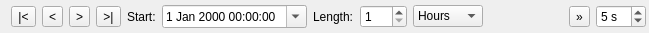
<ui version="4.0" >
 <class>DSGraphToolBar</class>
 <widget class="QWidget" name="DSGraphToolBar" >
  <property name="geometry" >
   <rect>
    <x>0</x>
    <y>0</y>
    <width>649</width>
    <height>33</height>
   </rect>
  </property>
  <property name="windowTitle" >
   <string>Form</string>
  </property>
  <layout class="QHBoxLayout" >
   <property name="topMargin" >
    <number>3</number>
   </property>
   <property name="rightMargin" >
    <number>3</number>
   </property>
   <property name="bottomMargin" >
    <number>3</number>
   </property>
   <item>
    <widget class="QToolButton" name="GoStartButton" >
     <property name="toolTip" >
      <string>&lt;html>&lt;head>&lt;meta name="qrichtext" content="1" />&lt;style type="text/css">
p, li { white-space: pre-wrap; }
&lt;/style>&lt;/head>&lt;body style=" font-family:'Verdana'; font-size:12pt; font-weight:400; font-style:normal;">
&lt;p style=" margin-top:0px; margin-bottom:0px; margin-left:0px; margin-right:0px; -qt-block-indent:0; text-indent:0px;">Got to start of the time interval&lt;/p>&lt;/body>&lt;/html></string>
     </property>
     <property name="text" >
      <string>|&lt;</string>
     </property>
    </widget>
   </item>
   <item>
    <widget class="QToolButton" name="GoBackButton" >
     <property name="toolTip" >
      <string>&lt;html>&lt;head>&lt;meta name="qrichtext" content="1" />&lt;style type="text/css">
p, li { white-space: pre-wrap; }
&lt;/style>&lt;/head>&lt;body style=" font-family:'Verdana'; font-size:12pt; font-weight:400; font-style:normal;">
&lt;p style=" margin-top:0px; margin-bottom:0px; margin-left:0px; margin-right:0px; -qt-block-indent:0; text-indent:0px;">Go back one step&lt;/p>&lt;/body>&lt;/html></string>
     </property>
     <property name="text" >
      <string>&lt;</string>
     </property>
    </widget>
   </item>
   <item>
    <widget class="QToolButton" name="GoForwardButton" >
     <property name="toolTip" >
      <string>&lt;html>&lt;head>&lt;meta name="qrichtext" content="1" />&lt;style type="text/css">
p, li { white-space: pre-wrap; }
&lt;/style>&lt;/head>&lt;body style=" font-family:'Verdana'; font-size:12pt; font-weight:400; font-style:normal;">
&lt;p style=" margin-top:0px; margin-bottom:0px; margin-left:0px; margin-right:0px; -qt-block-indent:0; text-indent:0px;">Go forward one step&lt;/p>&lt;/body>&lt;/html></string>
     </property>
     <property name="text" >
      <string>></string>
     </property>
    </widget>
   </item>
   <item>
    <widget class="QToolButton" name="GoEndButton" >
     <property name="toolTip" >
      <string>&lt;html>&lt;head>&lt;meta name="qrichtext" content="1" />&lt;style type="text/css">
p, li { white-space: pre-wrap; }
&lt;/style>&lt;/head>&lt;body style=" font-family:'Verdana'; font-size:12pt; font-weight:400; font-style:normal;">
&lt;p style=" margin-top:0px; margin-bottom:0px; margin-left:0px; margin-right:0px; -qt-block-indent:0; text-indent:0px;">Got to the end of the time interval&lt;/p>&lt;/body>&lt;/html></string>
     </property>
     <property name="text" >
      <string>>|</string>
     </property>
    </widget>
   </item>
   <item>
    <widget class="QLabel" name="StartLabel" >
     <property name="text" >
      <string>Start:</string>
     </property>
    </widget>
   </item>
   <item>
    <widget class="QDateTimeEdit" name="StartInput" >
     <property name="toolTip" >
      <string>&lt;html>&lt;head>&lt;meta name="qrichtext" content="1" />&lt;style type="text/css">
p, li { white-space: pre-wrap; }
&lt;/style>&lt;/head>&lt;body style=" font-family:'Verdana'; font-size:12pt; font-weight:400; font-style:normal;">
&lt;p style=" margin-top:0px; margin-bottom:0px; margin-left:0px; margin-right:0px; -qt-block-indent:0; text-indent:0px;">Select start date and time&lt;/p>&lt;/body>&lt;/html></string>
     </property>
     <property name="calendarPopup" >
      <bool>true</bool>
     </property>
    </widget>
   </item>
   <item>
    <widget class="QLabel" name="LengthLabel" >
     <property name="text" >
      <string>Length:</string>
     </property>
    </widget>
   </item>
   <item>
    <widget class="QSpinBox" name="LengthInput" >
     <property name="toolTip" >
      <string>&lt;html>&lt;head>&lt;meta name="qrichtext" content="1" />&lt;style type="text/css">
p, li { white-space: pre-wrap; }
&lt;/style>&lt;/head>&lt;body style=" font-family:'Verdana'; font-size:12pt; font-weight:400; font-style:normal;">
&lt;p style=" margin-top:0px; margin-bottom:0px; margin-left:0px; margin-right:0px; -qt-block-indent:0; text-indent:0px;">Select length of one step (visible time range)&lt;/p>&lt;/body>&lt;/html></string>
     </property>
     <property name="minimum" >
      <number>1</number>
     </property>
     <property name="maximum" >
      <number>365</number>
     </property>
    </widget>
   </item>
   <item>
    <widget class="QComboBox" name="LengthUnitInput" >
     <property name="toolTip" >
      <string>&lt;html>&lt;head>&lt;meta name="qrichtext" content="1" />&lt;style type="text/css">
p, li { white-space: pre-wrap; }
&lt;/style>&lt;/head>&lt;body style=" font-family:'Verdana'; font-size:12pt; font-weight:400; font-style:normal;">
&lt;p style=" margin-top:0px; margin-bottom:0px; margin-left:0px; margin-right:0px; -qt-block-indent:0; text-indent:0px;">Select unit of step length&lt;/p>&lt;/body>&lt;/html></string>
     </property>
     <item>
      <property name="text" >
       <string>Hours</string>
      </property>
     </item>
     <item>
      <property name="text" >
       <string>Days</string>
      </property>
     </item>
     <item>
      <property name="text" >
       <string>Weeks</string>
      </property>
     </item>
     <item>
      <property name="text" >
       <string>Months</string>
      </property>
     </item>
     <item>
      <property name="text" >
       <string>Years</string>
      </property>
     </item>
    </widget>
   </item>
   <item>
    <spacer>
     <property name="orientation" >
      <enum>Qt::Horizontal</enum>
     </property>
     <property name="sizeHint" >
      <size>
       <width>40</width>
       <height>20</height>
      </size>
     </property>
    </spacer>
   </item>
   <item>
    <widget class="QToolButton" name="AnimationButton" >
     <property name="toolTip" >
      <string>&lt;html>&lt;head>&lt;meta name="qrichtext" content="1" />&lt;style type="text/css">
p, li { white-space: pre-wrap; }
&lt;/style>&lt;/head>&lt;body style=" font-family:'Verdana'; font-size:12pt; font-weight:400; font-style:normal;">
&lt;p style=" margin-top:0px; margin-bottom:0px; margin-left:0px; margin-right:0px; -qt-block-indent:0; text-indent:0px;">Start animation&lt;/p>&lt;/body>&lt;/html></string>
     </property>
     <property name="text" >
      <string>»</string>
     </property>
     <property name="checkable" >
      <bool>true</bool>
     </property>
    </widget>
   </item>
   <item>
    <widget class="QSpinBox" name="AnimationDelayInput" >
     <property name="toolTip" >
      <string>&lt;html>&lt;head>&lt;meta name="qrichtext" content="1" />&lt;style type="text/css">
p, li { white-space: pre-wrap; }
&lt;/style>&lt;/head>&lt;body style=" font-family:'Verdana'; font-size:12pt; font-weight:400; font-style:normal;">
&lt;p style=" margin-top:0px; margin-bottom:0px; margin-left:0px; margin-right:0px; -qt-block-indent:0; text-indent:0px;">Animation delay between steps&lt;/p>&lt;/body>&lt;/html></string>
     </property>
     <property name="suffix" >
      <string> s</string>
     </property>
     <property name="minimum" >
      <number>1</number>
     </property>
     <property name="maximum" >
      <number>60</number>
     </property>
     <property name="value" >
      <number>5</number>
     </property>
    </widget>
   </item>
  </layout>
 </widget>
 <tabstops>
  <tabstop>GoStartButton</tabstop>
  <tabstop>GoBackButton</tabstop>
  <tabstop>GoForwardButton</tabstop>
  <tabstop>GoEndButton</tabstop>
  <tabstop>StartInput</tabstop>
  <tabstop>LengthInput</tabstop>
  <tabstop>LengthUnitInput</tabstop>
  <tabstop>AnimationButton</tabstop>
  <tabstop>AnimationDelayInput</tabstop>
 </tabstops>
 <resources/>
 <connections/>
</ui>
